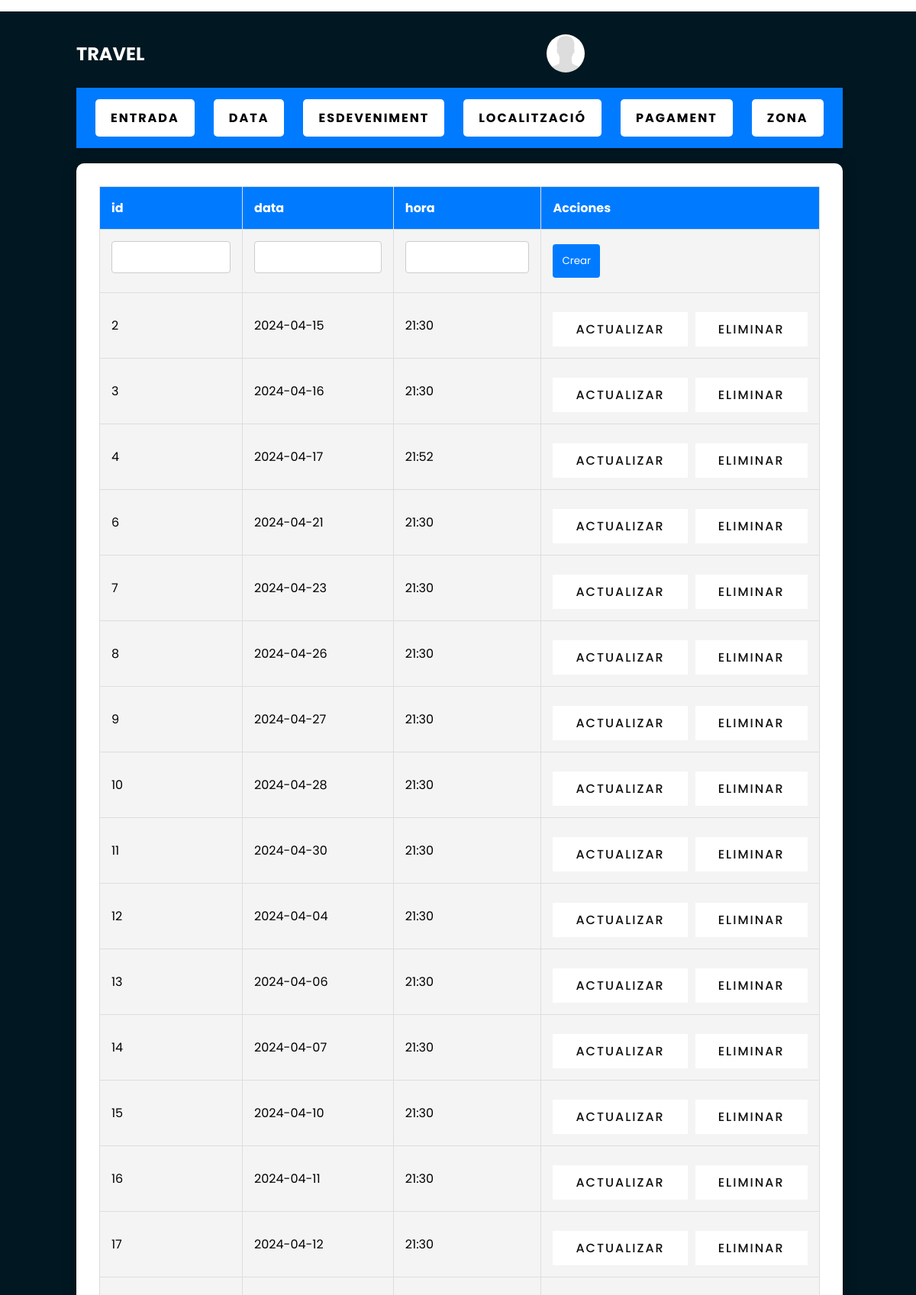
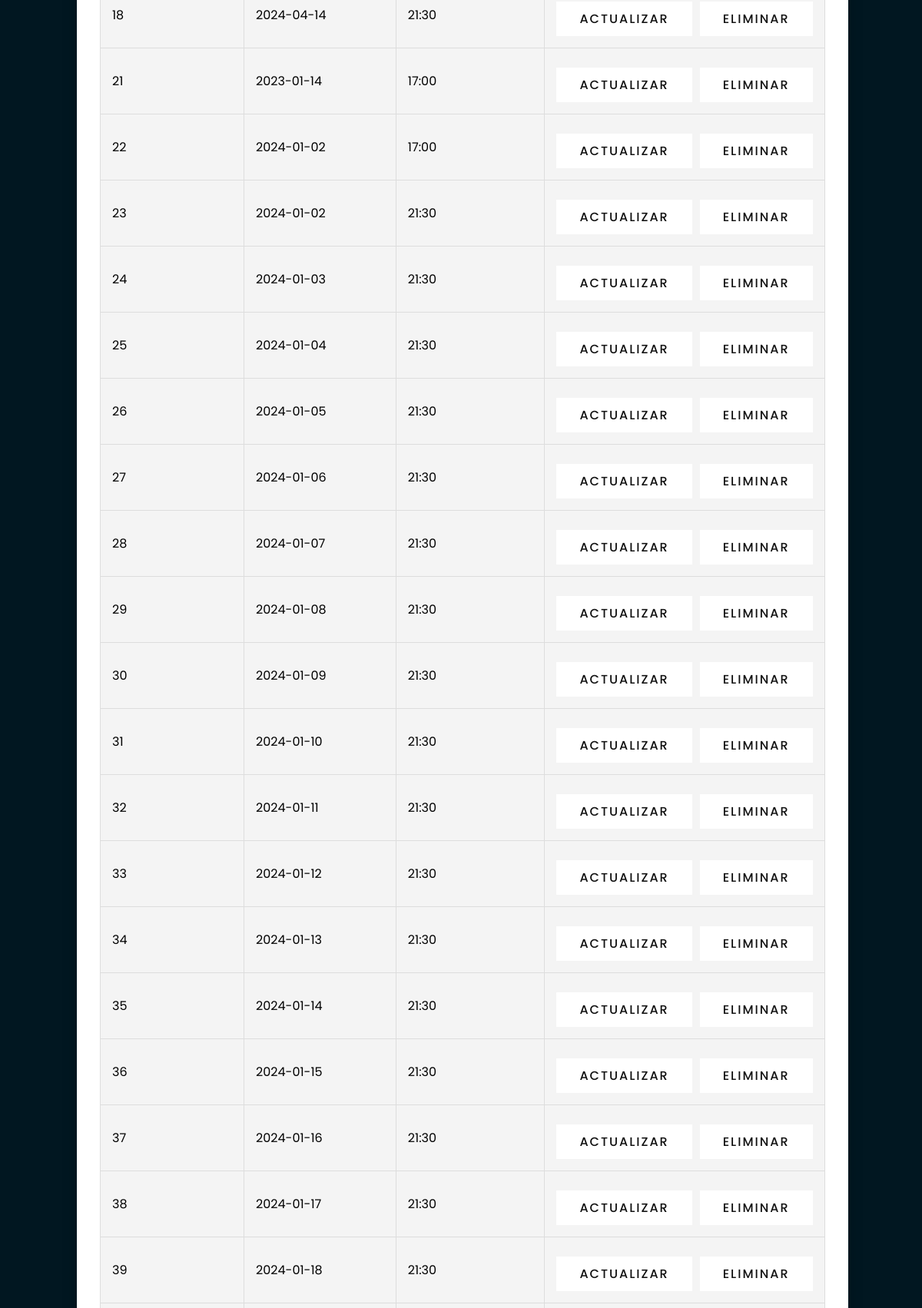
Page /index.php?MantenimentData/showMantenimentData (upper part) on the committed database (2 pictures, top to bottom).
### tables this page shows
CREATE TABLE `tbl_data` (
  `id` int NOT NULL AUTO_INCREMENT,
  `data` date NOT NULL,
  `hora` varchar(5) NOT NULL,
  PRIMARY KEY (`id`)
);

### classes/controlador/mantenimentdatacontroller.class.php (called while the page is built, shortened)
<?php
class MantenimentDataController extends Controlador
{
    public function showMantenimentData()
    {
        $dataModel = new DataModel();
        $ObjectArray = $dataModel->read();
        $view = new MantenimentDataView();
        $view->showMantenimentData($ObjectArray);
    }
}
?>

### index.php (called while the page is built, shortened)
<?php
try {
    $cFront = new FrontController();
    $cFront->dispatch();
} catch (Exception $e) {
    $vError = new ErrorView();
    $vError->show($e);
}

### classes/modelo/data.class.php (called while the page is built, shortened)
<?php
class Data {
    public function __construct($id, $data, $hora) {
        $this->id = $id;
    }
}
?>

### classes/modelo/DataBase.php (called while the page is built, shortened)
<?php
class DataBase extends Singleton
{
    private static $link;
    private static $conexion;
    public function __construct($action)
    {
        self::$conexion = new Connexio($action);
    }
    private static function connectToDatabase()
    {
        switch (self::$conexion->getSgbd()) {
            case 'mysql':
                self::$link = new mysqli(self::$conexion->getServer(), self::$conexion->getUser(), self::$conexion->getPassword(), self::$conexion->getDbname());
                break;
        }
    }
    public static function executarSQL($sSql, $aParam = null)
    {
        if ($stmt = self::$link->prepare($sSql)) {
            if ($stmt->execute()) {
                if ($stmt->field_count > 0) {
                    $res = $stmt->get_result();
                    $dades = $res->fetch_all(MYSQLI_ASSOC);
                } else {
                    $dades = true;
                }
            } else {
                throw new Exception("Error al ejecutar la consulta: " . $stmt->error);
            }
        } else {
            throw new Exception("Error en la preparación de la consulta: " . self::$link->error);
        }
        return $dades;
    }
}
?>

### classes/modelo/datamodel.class.php (called while the page is built, shortened)
<?php
class DataModel implements CRUDable {
    public function read($obj = null) {
        $db = new DataBase('select');
        $query = "SELECT * FROM tbl_data";
        $result = $db::executarSQL($query);
        return $this->transformarResultat($result);
    }
    private function transformarResultat($result) {
        $dades = [];
        foreach ($result as $row) {
            $dades[] = $this->crearDataDesdeFila($row);
        }
        return $dades;
    }
    private function crearDataDesdeFila($fila) {
        return new Data(
            $fila['id'],
            $fila['data'],
            $fila['hora']
            );
    }
}
?>

### classes/vista/mantenimentdataview.class.php (the view, shortened to what this page needs)
<?php
class MantenimentDataView
{
    public function showMantenimentData($ObjectArray, $data = null, $errors = null, $updateData = null, $isCreate = true)
    {
        echo "<!DOCTYPE html><html lang=\"en\">";
        include 'templates/head.tmp.php';
        echo "<body>";
        include 'templates/header.tmp.php';
        echo "  <section class=\"showcase\"><div class=\"overlay\"></div><div class=\"text\">";
        include 'templates/navManteniment.tmp.php';
        $table = $this->generateTable($ObjectArray, $data, $errors, $updateData, $isCreate);
        include 'templates/mantenimentbody.tmp.php';
        echo "</div></section></body></html>";
    }
    public function generateTable($objectArray, $data, $errors, $updateData, $isCreate)
    {
        if ($isCreate) {
            $table = '<form method="post" action="?MantenimentData/create">';
        } else {
            $table = '<form method="post" action="?MantenimentData/update">';
        }
        $table .= '<table>
        <thead>
            <tr>';
        foreach ($objectArray[0] as $key => $value) {
            $table .= "<th>$key</th>";
        }
        $table .= '<th>Acciones</th>
        </tr>
    </thead>
    <tbody>
        <tr>';
        foreach ($objectArray[0] as $key => $value) {
            $table .= '<td>';
            if ($key === 'id') {
                $table .= '<input type="text" id="' . $key . '" name="' . $key . '"';
            } else {
                $table .= '<input type="text" id="' . $key . '" name="' . $key . '"';
            }
            if ($key === 'id') {
                $table .= ' readonly';
            }
            $table .= '>';
            $table .= '</td>';
        }
        if ($isCreate) {
            $table .= '<td><button type="submit" name="create">Crear</button></td></tr>';
        } else {
            $table .= '<td><button type="submit" name="update">Actualizar</button></td></tr>';
        }
        foreach ($objectArray as $result) {
            $table .= '<tr>';
            foreach ($result as $key => $value) {
                $table .= '<td>' . $value . '</td>';
            }
            $table .= '<td>
        <div class="button-container">
             <a href="?MantenimentData/showUpdate&id=' . $result->id . '">Actualizar</a>
             <a href="?MantenimentData/delete&id=' . $result->id . '" class="delete-link" data-id="' . $result->id . '">Eliminar</a>
        </div>
    </td>
</tr>';
        }
        $table .= '</tbody></table></form>';
        return $table;
    }
}

### style.css (style rules this page uses)
* { margin: 0; padding: 0; box-sizing: border-box; font-family: 'Poppins', sans-serif; }
.showcase { position: absolute; right: 0; width: 100%; min-height: 100vh; padding: 100px; display: flex; justify-content: space-between; align-items: center; background: #111; transition: 0.5s; z-index: 2; }
.text { position: relative; z-index: 10; }
.text a { display: inline-block; font-size: 1em; background: #fff; padding: 10px 30px; text-transform: uppercase; text-decoration: none; font-weight: 500; margin-top: 10px; color: #111; letter-spacing: 2px; transition: 0.2s; }
body { background: url(http://img6.uploadhouse.com/fileuploads/17737/17737075bdad5cfa9423bb2c3c2beee695c72bb8.jpg); margin: 15px auto 0; width: 410px; }
form { margin-bottom: 15px; }
input, select { width: 100%; padding: 8px; margin-bottom: 10px; box-sizing: border-box; }
#manteniment table { width: 100%; border-collapse: collapse; margin-bottom: 20px; }
#manteniment th, #manteniment td { border: 1px solid #ddd; padding: 15px; text-align: left; }
#manteniment th { background-color: #007BFF; color: #fff; }
#manteniment td { background-color: #f4f4f4; }
#manteniment form input { padding: 10px; border: 1px solid #ccc; border-radius: 4px; }
#manteniment form button { background-color: #007BFF; color: #fff; padding: 12px; border: none; border-radius: 4px; cursor: pointer; transition: background-color 0.3s ease; }
#manteniment .button-container { display: flex; gap: 10px; }

### rows in the picture
tbl_data: value "2", value "2024-04-15", value "21:30"
tbl_data: value "3", value "2024-04-16", value "21:30"
tbl_data: value "4", value "2024-04-17", value "21:52"
tbl_data: value "6", value "2024-04-21", value "21:30"
tbl_data: value "7", value "2024-04-23", value "21:30"
tbl_data: value "8", value "2024-04-26", value "21:30"
tbl_data: value "9", value "2024-04-27", value "21:30"
tbl_data: value "10", value "2024-04-28", value "21:30"
tbl_data: value "11", value "2024-04-30", value "21:30"
tbl_data: value "12", value "2024-04-04", value "21:30"
tbl_data: value "13", value "2024-04-06", value "21:30"
tbl_data: value "14", value "2024-04-07", value "21:30"
tbl_data: value "15", value "2024-04-10", value "21:30"
tbl_data: value "16", value "2024-04-11", value "21:30"
tbl_data: value "17", value "2024-04-12", value "21:30"
tbl_data: value "18", value "2024-04-14", value "21:30"
tbl_data: value "21", value "2023-01-14", value "17:00"
tbl_data: value "22", value "2024-01-02", value "17:00"
tbl_data: value "23", value "2024-01-02", value "21:30"
tbl_data: value "24", value "2024-01-03", value "21:30"
tbl_data: value "25", value "2024-01-04", value "21:30"
tbl_data: value "26", value "2024-01-05", value "21:30"
tbl_data: value "27", value "2024-01-06", value "21:30"
tbl_data: value "28", value "2024-01-07", value "21:30"
tbl_data: value "29", value "2024-01-08", value "21:30"
tbl_data: value "30", value "2024-01-09", value "21:30"
tbl_data: value "31", value "2024-01-10", value "21:30"
tbl_data: value "32", value "2024-01-11", value "21:30"
tbl_data: value "33", value "2024-01-12", value "21:30"
tbl_data: value "34", value "2024-01-13", value "21:30"
tbl_data: value "35", value "2024-01-14", value "21:30"
tbl_data: value "36", value "2024-01-15", value "21:30"
tbl_data: value "37", value "2024-01-16", value "21:30"
tbl_data: value "38", value "2024-01-17", value "21:30"
tbl_data: value "39", value "2024-01-18", value "21:30"

### other values in the picture
$key "id"
$key "data"
$key "hora"
